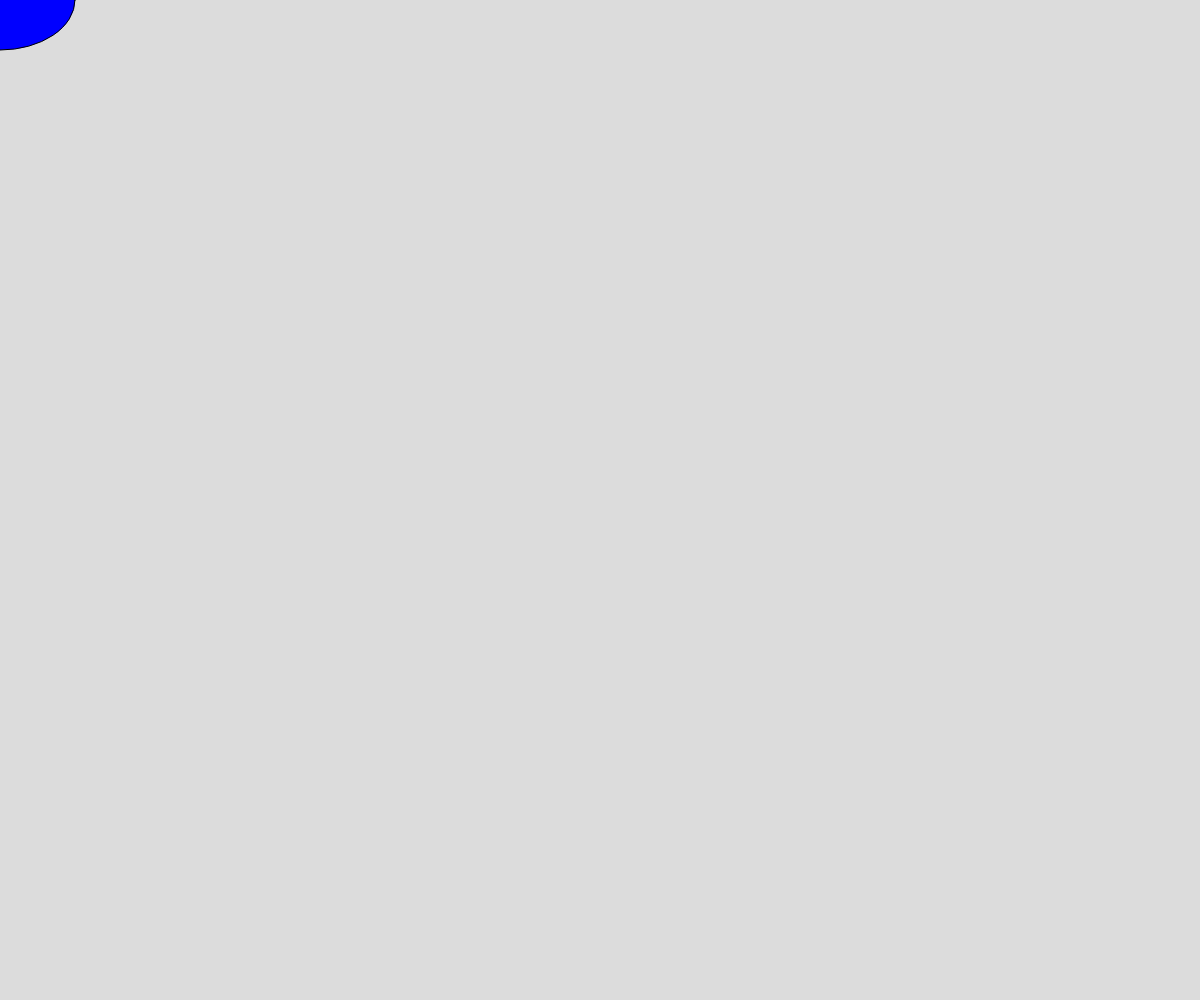
Frame 1 (no input)
Frame 60 (no input): identical to frame 1, image omitted
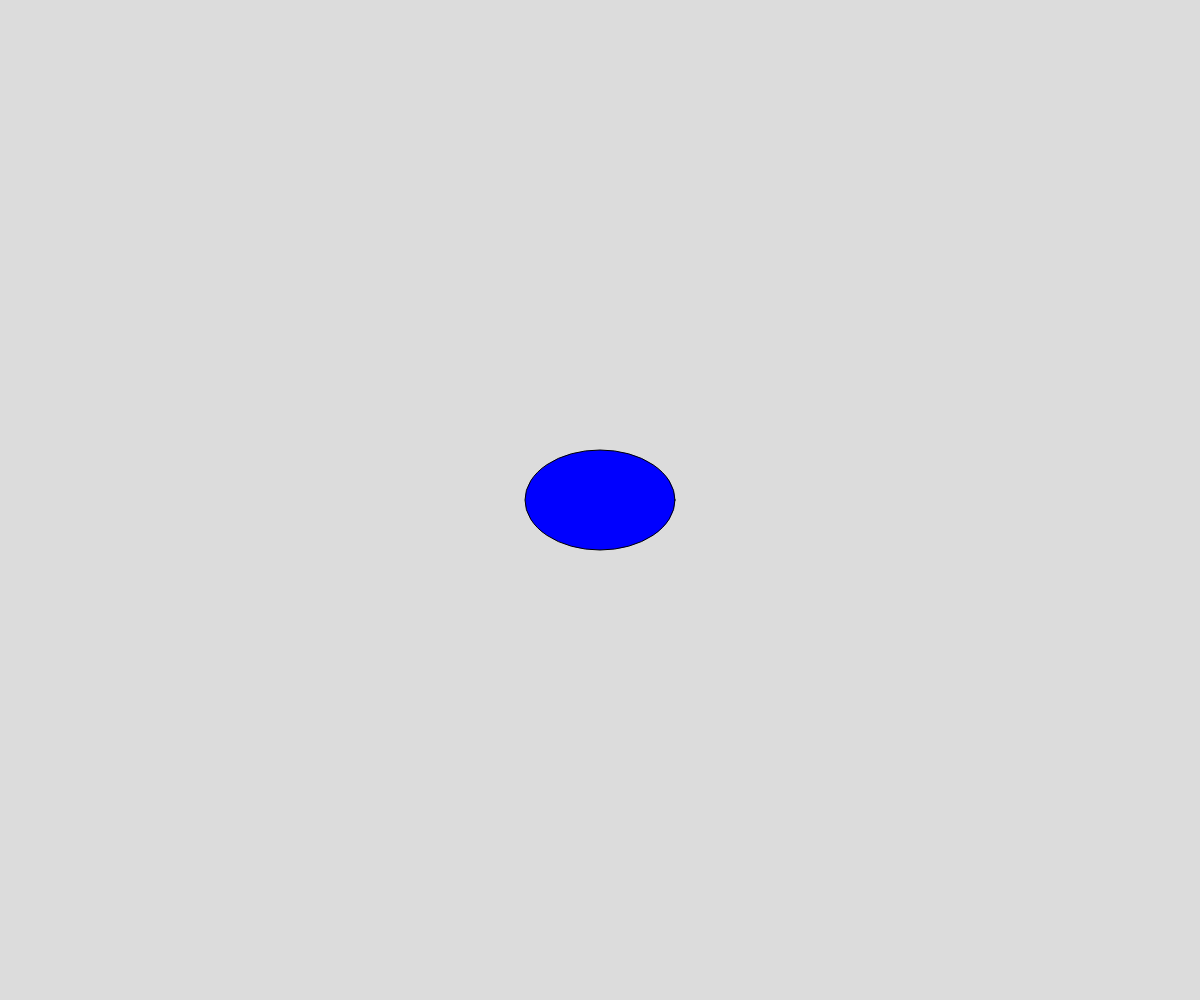
Frame 120 (the mouse pressed at the canvas centre since frame 60)

The p5.js sketch that drew these frames (run headless with seeded random() and noise() and a simulated clock; from frame 60 on, the mouse is pressed at the canvas centre):

// p5.js sketch
// ── sketch.js
// Project 1
// George Williams
// Friday, September 22, 2021
//
// Extra for Experts:
// - describe what you did to take this project "above and beyond"


function setup() {
  createCanvas(windowWidth, windowHeight);
}

function draw() {
  background(220);

  fill("blue");
  ellipse(mouseX, mouseY, 150, 100);
}
 
